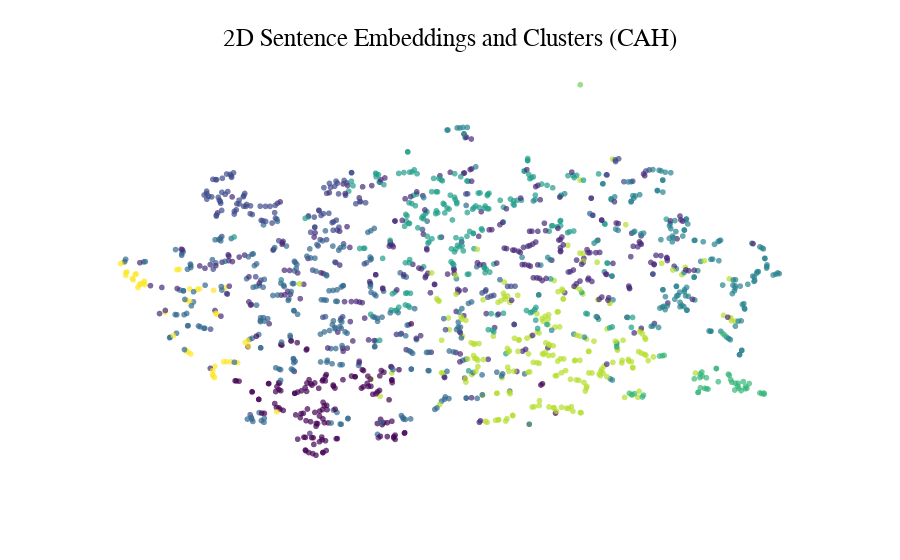

The notebook cell this image was saved under:
### Code cell
# Créer un graphique dynamique avec Plotly
fig = px.scatter(
    df[
        [
            "content",
            "embedding_prop_x",
            "embedding_prop_y",
            "cluster_label_cah",
            "top_15_words_cah",
        ]
    ],
    x="embedding_prop_x",
    y="embedding_prop_y",
    hover_name="content",
    hover_data={"top_15_words_cah": True},
    color="cluster_label_cah",
    color_continuous_scale="Viridis",  # Choisir une palette de couleurs
    range_color=[
        0,
        df["cluster_label_cah"].max(),
    ],  # Définir la plage de couleurs en fonction des étiquettes de cluster
    labels={"cluster_label_cah": "Cluster Label"},  # Renommer l'étiquette de la légende
    color_continuous_midpoint=int(
        df["cluster_label_cah"].max() / 2
    ),  # Point médian de la palette de couleurs
    opacity=0.7,
)
fig.update_traces(textposition="top center", showlegend=False)
fig.update_xaxes(visible=False)
fig.update_yaxes(visible=False)
fig.update_layout(
    title=dict(
        text="2D Sentence Embeddings and Clusters (CAH)",
        font=dict(size=25, color="black", family="Arial"),
        xanchor="center",
        yanchor="top",
        x=0.5,
        y=0.95,
    ),
    template="simple_white",
    hoverlabel_font_size=16,
    coloraxis_showscale=False,
)

fig.show()

### Figure 1 — Plotly figure (JSON) as saved in the notebook; plotly's stock layout.template omitted (floating-point values rounded to 4 significant figures; data arrays with more than 128 entries replaced by an {"elided": "..."} marker saying what was removed)
{"data": [{"customdata": {"elided": "1493 rows, 22383 str values in total"}, "hovertemplate": "<b>%{hovertext}</b><br><br>embedding_prop_x=%{x}<br>embedding_prop_y=%{y}<br>top_15_words_cah=%{customdata[0]}<br>Cluster Label=%{marker.color}<extra></extra>", "hovertext": {"elided": "1493 str values"}, "legendgroup": "", "marker": {"color": {"elided": "1493 int values"}, "coloraxis": "coloraxis", "opacity": 0.7, "symbol": "circle"}, "mode": "markers", "name": "", "showlegend": false, "textposition": "top center", "type": "scattergl", "x": {"elided": "1493 float values"}, "xaxis": "x", "y": {"elided": "1493 float values"}, "yaxis": "y"}], "layout": {"coloraxis": {"cmax": 9, "cmid": 4, "cmin": 0, "colorbar": {"title": {"text": "Cluster Label"}}, "colorscale": [[0, "#440154"], [0.1111, "#482878"], [0.2222, "#3e4989"], [0.3333, "#31688e"], [0.4444, "#26828e"], [0.5556, "#1f9e89"], [0.6667, "#35b779"], [0.7778, "#6ece58"], [0.8889, "#b5de2b"], [1, "#fde725"]], "showscale": false}, "hoverlabel": {"font": {"size": 16}}, "legend": {"tracegroupgap": 0}, "margin": {"t": 60}, "title": {"font": {"color": "black", "family": "Arial", "size": 25}, "text": "2D Sentence Embeddings and Clusters (CAH)", "x": 0.5, "xanchor": "center", "y": 0.95, "yanchor": "top"}, "xaxis": {"anchor": "y", "domain": [0, 1], "title": {"text": "embedding_prop_x"}, "visible": false}, "yaxis": {"anchor": "x", "domain": [0, 1], "title": {"text": "embedding_prop_y"}, "visible": false}}}
